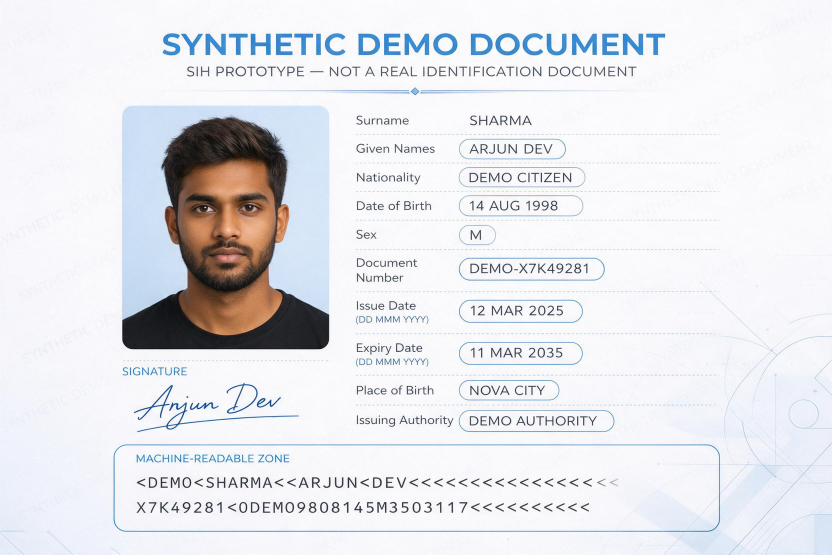
#> input picture server/uploads/e2e_test_1789189629385.jpeg, 2496 x 1664 px (shown at 1/3 size); its folder holds only this picture in this run
$ python -i tampering_service.py   (imports and definitions only)
#> lines starting #> are read from the running program, lines starting #| are printed output that depends on the picture
from PIL import Image, ImageChops, ImageEnhance
import numpy as np
import cv2
import os
import uuid

def analyze_tampering(image_path: str):
    temp_filename = f"temp_ela_{uuid.uuid4().hex}.jpg"
    try:
        img = Image.open(image_path).convert("RGB")
#> img is the input picture: PIL image 2496x1664 RGB; mean R, G, B 229.5, 230.4, 234.8
        w, h = img.size
#> w = 2496; h = 1664

        # 1. Error Level Analysis (ELA)
        # JPEG recompression at 90% highlights compression level mismatches from image splicing
        img.save(temp_filename, 'JPEG', quality=90)
        recompressed = Image.open(temp_filename)
        ela_img = ImageChops.difference(img, recompressed)
        ela_array = np.array(ela_img).astype(np.float32)
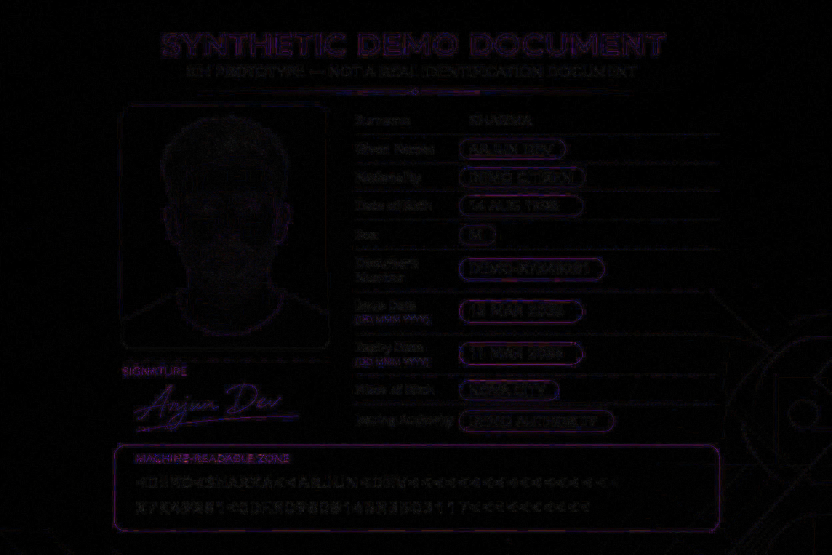
#> ela_array: shape (1664, 2496, 3) float32 (shown at 1/3 size); mean R, G, B 0.4, 0.3, 0.5; drawn with min black and max white

        global_std = float(np.std(ela_array))
#> global_std = 0.943
        global_mean = float(np.mean(ela_array))
#> global_mean = 0.4

        # 2. Localized Patch / Block Variance Analysis (16x16 grid)
        gw, gh = 16, 16
        bw, bh = max(1, w // gw), max(1, h // gh)
#> bw = 156; bh = 104
        suspicious_blocks = []

        for i in range(gh):
            for j in range(gw):
                block = ela_array[i * bh:(i + 1) * bh, j * bw:(j + 1) * bw]
                if block.size > 0:
                    b_std = float(np.std(block))
                    # Flag block if standard deviation is significantly higher than global mean
                    if b_std > 35.0 and b_std > (global_mean + 2.8 * global_std):
                        suspicious_blocks.append({
                            "x": int(j * bw),
                            "y": int(i * bh),
                            "width": int(bw),
                            "height": int(bh)
                        })
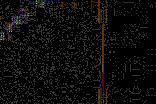
#> block: shape (104, 156, 3) float32; mean R, G, B 0.234, 0.212, 0.205; drawn with min black and max white
#> after the loop, suspicious_blocks = []

        # 3. High-Frequency Sensor Noise Discontinuity Analysis
        cv_img = cv2.cvtColor(np.array(img), cv2.COLOR_RGB2GRAY)
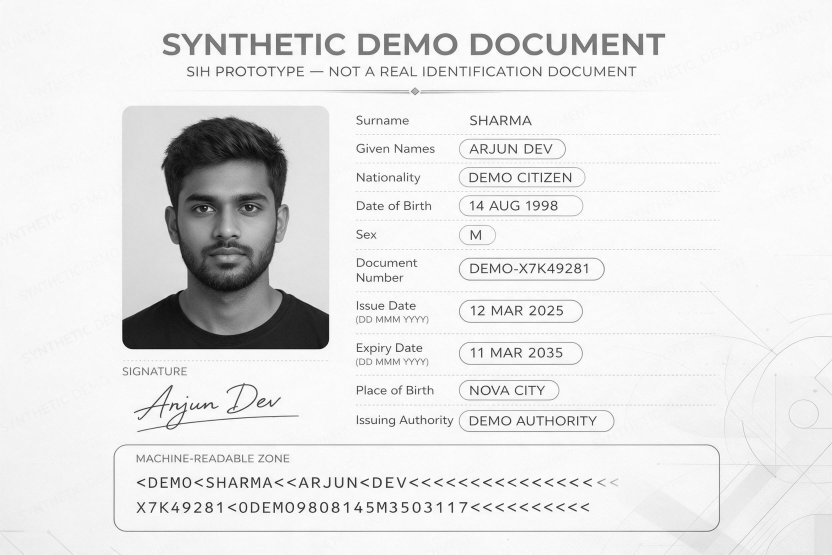
#> cv_img: shape (1664, 2496) (shown at 1/3 size); min 0, max 255, mean 230.6
        blurred = cv2.GaussianBlur(cv_img, (3, 3), 0)
        noise_residual = cv2.absdiff(cv_img, blurred)
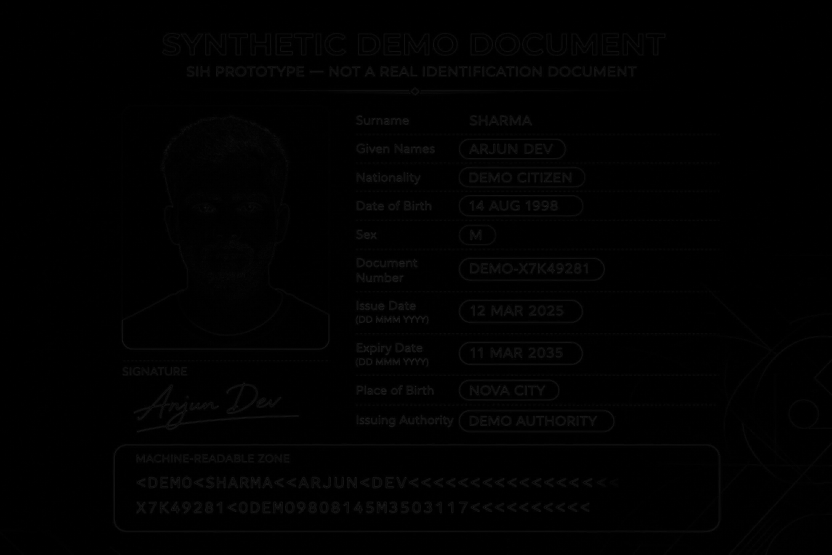
#> noise_residual: shape (1664, 2496) (shown at 1/3 size); min 0, max 77, mean 1.5
        noise_std = float(np.std(noise_residual))
#> noise_std = 4.06

        # 4. Metadata / Software Tag Check
        exif_info = img.getexif()
        software_used = exif_info.get(305, "") if exif_info else ""  # Tag 305 = Software
#> software_used = ''
        suspicious_software = any(tool in str(software_used).lower() for tool in ["photoshop", "gimp", "canva", "paint.net"])
#> suspicious_software = False

        findings = []
        anomaly_score = 0.0

        if global_std > 45.0:
            anomaly_score += 40.0
            findings.append({
                "type": "GLOBAL_COMPRESSION_ANOMALY",
                "message": f"Elevated global compression variance (ELA std: {global_std:.2f}). Possible digital recompression."
            })

        if len(suspicious_blocks) > 0:
            anomaly_score += min(50.0, len(suspicious_blocks) * 15.0)
            findings.append({
                "type": "LOCALIZED_SPLICING_ANOMALY",
                "message": f"Detected {len(suspicious_blocks)} localized region(s) with compression discrepancies inconsistent with background.",
                "region": suspicious_blocks[0]
            })

        if suspicious_software:
            anomaly_score += 25.0
            findings.append({
                "type": "METADATA_EDITING_TRACE",
                "message": f"EXIF metadata indicates image editing software: {software_used}."
            })

        if noise_std > 25.0:
            anomaly_score += 15.0
            findings.append({
                "type": "HIGH_FREQUENCY_NOISE_ANOMALY",
                "message": f"Elevated high-frequency noise variance ({noise_std:.2f})."
            })

        # Determine forensic status
        if anomaly_score >= 50.0:
            status = "POSSIBLE_ANOMALY"
            confidence = round(min(95.0, 60.0 + anomaly_score * 0.35), 1)
        elif anomaly_score >= 25.0:
            status = "REVIEW_REQUIRED"
            confidence = 70.0
        else:
            status = "NO_OBVIOUS_ANOMALY"
            confidence = 88.0

        return {
            "status": status,
            "confidence": confidence,
            "findings": findings
        }

    except Exception as e:
        print(f"Tampering Analysis Error: {e}")
        return {
            "status": "FAILED",
            "confidence": 0.0,
            "findings": [{"type": "SYSTEM_ERROR", "message": f"Tampering analysis error: {str(e)}"}]
        }
    finally:
        if os.path.exists(temp_filename):
            try:
                os.remove(temp_filename)
            except Exception:
                pass

>>> result = analyze_tampering('../../../server/uploads/e2e_test_1789189629385.jpeg')
